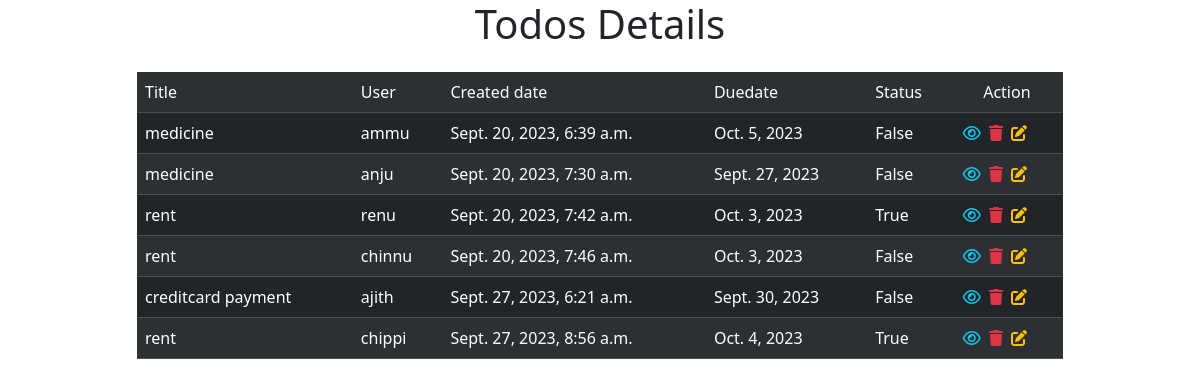
Page /todo/all/ on the committed database.
### task/models.py (models this page shows, shortened)
class Todos(models.Model):
    title=models.CharField(max_length=200)
    user=models.CharField(max_length=200)
    status=models.BooleanField(default=False)
    created_date=models.DateTimeField(auto_now_add=True,null=True)
    due_date=models.DateField(null=True)

### task/views.py (the view)
# urls.py: path("all/",TodoListView.as_view(),name="list-todo"),
class TodoListView(View):
    def get(self,request,*args,**kwargs):
        qs=Todos.objects.all()
        return render(request,"todo_list.html",{"todos":qs})

### task/templates/todo_list.html (shortened to what this page needs)
<!DOCTYPE html>
<html lang="en">
<head>
    <link href="https://cdn.jsdelivr.net/npm/bootstrap@5.3.2/dist/css/bootstrap.min.css" rel="stylesheet">
    <link rel="stylesheet" href="https://cdnjs.cloudflare.com/ajax/libs/font-awesome/6.4.2/css/all.min.css" />
</head>
<body>
<div class="container">
   <h1 class="text-center"r >Todos Details</h1>
    <div class="row mt-4">
        <div class="col-1"></div>
        <div class="col-10">
            <table class="table table-striped table-dark">
                <tr>
                    <td>Title</td>
                    <td>User</td>
                    <td>Created date</td>
                    <td>Duedate</td>
                    <td>Status</td>
                    <td class="text-center">Action</td>
                </tr>
                {%for todo in todos%}
                <tr>
                        <td>{{todo.title}}</td>
                        <td>{{todo.user}}</td>
                        <td>{{todo.created_date}}</td>
                        <td>{{todo.due_date}}</td>
                        <td>{{todo.status}}</td>
                        <td class="px-2">
                            <a href="{%url 'todo-details' todo.id %}" class="ms-1"><i class="fa-regular fa-eye fa-shake text-info"></i></a>
                            <a href="{%url 'todo-delete' todo.id%}" class="ms-1"><i class="fa-solid fa-trash fa-shake text-danger"></i></a>
                            <a href="{%url 'todo-change' todo.id%}" class="ms-1"><i class="fa-solid fa-pen-to-square fa-shake text-warning"></i></a>
                        </td>
                </tr>
                {%endfor%}
            </table>
        </div>
        <div class="col-1"></div>
    </div>
</div>
</body>
</html>

### rows in the picture
Todos: title "medicine", user "ammu", created_date "Sept. 20, 2023, 6:39 a.m.", due_date "Oct. 5, 2023", status "False"
Todos: title "medicine", user "anju", created_date "Sept. 20, 2023, 7:30 a.m.", due_date "Sept. 27, 2023", status "False"
Todos: title "rent", user "renu", created_date "Sept. 20, 2023, 7:42 a.m.", due_date "Oct. 3, 2023", status "True"
Todos: title "rent", user "chinnu", created_date "Sept. 20, 2023, 7:46 a.m.", due_date "Oct. 3, 2023", status "False"
Todos: title "creditcard payment", user "ajith", created_date "Sept. 27, 2023, 6:21 a.m.", due_date "Sept. 30, 2023", status "False"
Todos: title "rent", user "chippi", created_date "Sept. 27, 2023, 8:56 a.m.", due_date "Oct. 4, 2023", status "True"
